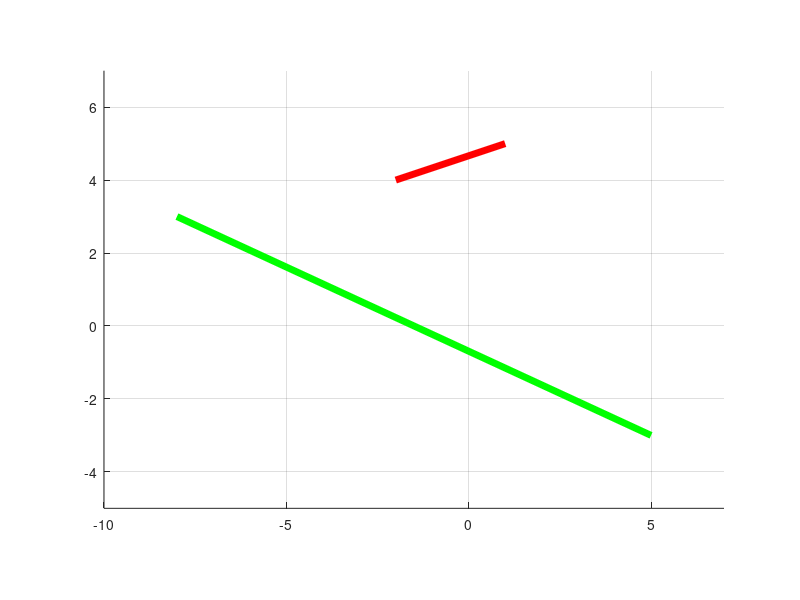
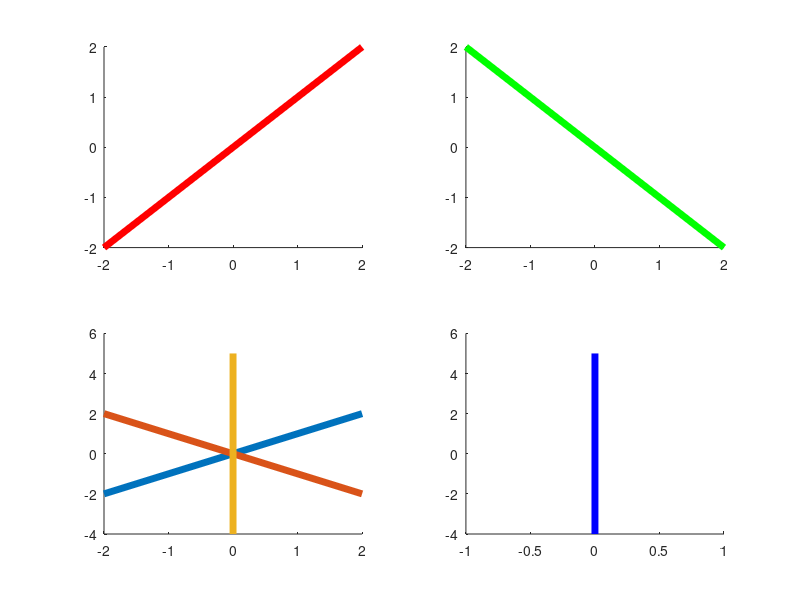
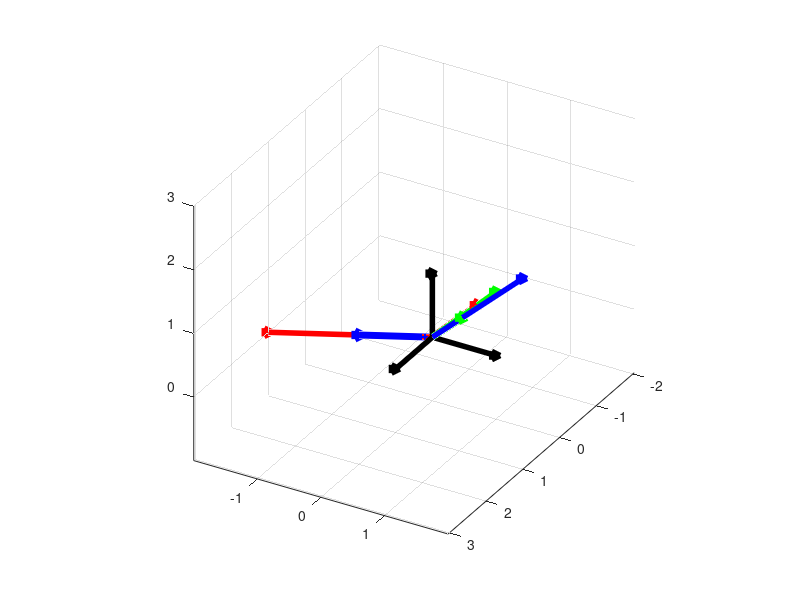
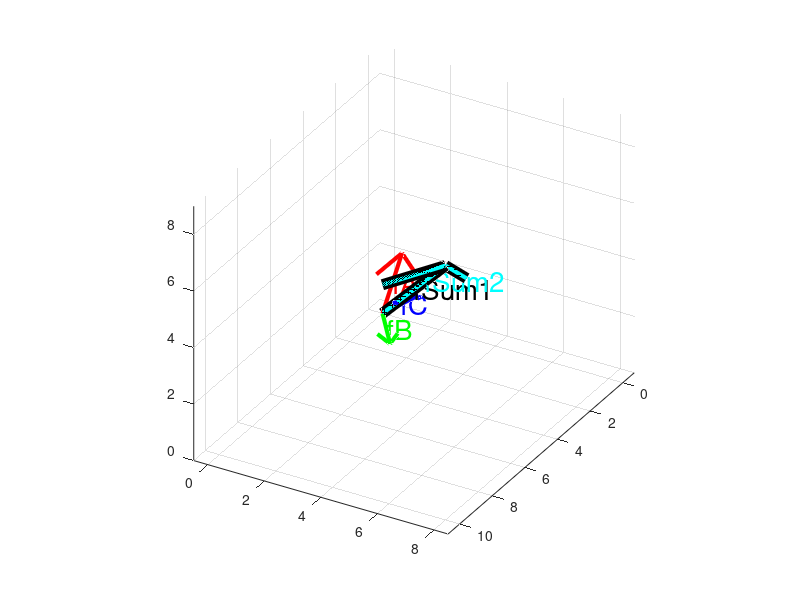

The MATLAB source for these figures, in order:
%% Algebra Test 1.


%% Task 1.
for i = 1 : 5
    x = randi(100);
    x
end


%% Task 2.
data = [1 2 3; 4 5 6; 7 8 9];
sz = size(data);
% Wrote sz(1):1:sz(1) to show, that we can use a step, not write the whole
% array
b = data(:, sz(1)-1:1:sz(1))


%% Task 3.
a = [-3 1 2; 1 0 -1; -4 3 0];
b = [-2 1; 1 -1; -10 -2];
answer = a ^ -1 * b


%% Task 4.
Ag = [2 1 -1 2; 2 3 -3 4; 8 3 2 2; 8 5 1 5];
Bg = [-4; -14; -1; -7];
Cg = [Ag Bg];
Dg = rref(Cg);
Xg = Dg(:, 5);
Xg


%% Task 5.
row1 = [0 5 3];
row2 = [4 5 7];
row3 = [3 3 2];
a = [row1; row2; row3]


%% Task 6.
figure
hold on
grid on
axis([-10 7 -5 7])
axis equal
line([1; -2], [5; 4], "Color", "r", "LineWidth", 5)
line([-8; 5], [3; -3], "Color", "g", "LineWidth", 5)
hold off


%% Task 7.
figure
subplot(2, 2, 1)
line([-2; 2], [-2; 2], "Color", "r", "LineWidth", 5)
subplot(2, 2, 2)
line([-2; 2], [2; -2], "Color", "g", "LineWidth", 5)
subplot(2, 2, 3)
line([-2, -2, 0; 2, 2, 0], [-2, 2, -4; 2, -2, 5], "LineWidth", 5)
subplot(2, 2, 4)
line([0; 0], [-4; 5], "Color", "b", "LineWidth", 5)


%% Task 8.
a = [4 4 5];
b = [0 7 9];
A = 2;
B = 3;
ans1 = isequal(A * (a + b), A * a + A * b)
ans2 = isequal((A + B) * b, A * b + B * b)
ans3 = isequal(A * (B * a), (A * B) * a)


%% Task 9.
a=[1 -2 0];
b=[0 1 1];
c=[1 2 2];


areComplanar = isequal(dot(cross(a, b), c), 0)


ortx = [1, 0, 0];
orty = [0, 1, 0];
ortz = [0, 0, 1];


orta = a / norm(a);
ortb = b / norm(b);
ortc = c / norm(c);


figure
hold on
grid on
axis equal


% Vectors.
line([0; a(1)], [0; a(2)], [0; a(3)], 'Color', 'r', 'LineWidth', 4)
plot3(a(1), a(2), a(3), '>', 'Color', 'r', 'LineWidth', 4)
line([0; b(1)], [0; b(2)], [0; b(3)], 'Color', 'g', 'LineWidth', 4)
plot3(b(1), b(2), b(3), '>', 'Color', 'g', 'LineWidth', 4)
line([0; c(1)], [0; c(2)], [0; c(3)], 'Color', 'b', 'LineWidth', 4)
plot3(c(1), c(2), c(3), '>', 'Color', 'b', 'LineWidth', 4)


% Coordinate orts.
line([0; ortx(1)], [0; ortx(2)], [0; ortx(3)], 'Color', 'k', 'LineWidth', 4)
plot3(ortx(1), ortx(2), ortx(3), '>', 'Color', 'k', 'LineWidth', 4)
line([0; orty(1)], [0; orty(2)], [0; orty(3)], 'Color', 'k', 'LineWidth', 4)
plot3(orty(1), orty(2), orty(3), '>', 'Color', 'k', 'LineWidth', 4)
line([0; ortz(1)], [0; ortz(2)], [0; ortz(3)], 'Color', 'k', 'LineWidth', 4)
plot3(ortz(1), ortz(2), ortz(3), '>', 'Color', 'k', 'LineWidth', 4)


% Vectors orts, colors are mixed for better vision.
line([0; orta(1)], [0; orta(2)], [0; orta(3)], 'Color', 'b', 'LineWidth', 5)
plot3(orta(1), orta(2), orta(3), '>', 'Color', 'b', 'LineWidth', 5)
line([0; ortb(1)], [0; ortb(2)], [0; ortb(3)], 'Color', 'r', 'LineWidth', 5)
plot3(ortb(1), ortb(2), ortb(3), '>', 'Color', 'r', 'LineWidth', 5)
line([0; ortc(1)], [0; ortc(2)], [0; ortc(3)], 'Color', 'g', 'LineWidth', 5)
plot3(ortc(1), ortc(2), ortc(3), '>', 'Color', 'g', 'LineWidth', 5)
view(120, 30)
hold off


%% Task 10.
a = [4 3 5];
b = [3 2 1];
c = [3 3 3];
sum1 = a + (b + c)
sum2 = (a + b) + c
areSumsEqual = isequal(a + (b + c), (a + b) + c)
figure
hold on
grid on
axis equal


quiver3(0, 0, 0, a(1), a(2), a(3), 1, "r", "LineWidth", 3)
text(a(1) / 2, a(2) / 2, a(3) / 2, "\bfA", "Color", "red", "FontSize", 20);


quiver3(0, 0, 0, b(1), b(2), b(3), 1, "g", "LineWidth", 3)
text(b(1) / 2, b(2) / 2, b(3) / 2, "\bfB", "Color", "green", "FontSize", 20);


quiver3(0, 0, 0, c(1), c(2), c(3), 1, "b", "LineWidth", 3)
text(c(1) / 2, c(2) / 2, c(3) / 2, "\bfC", "Color", "blue", "FontSize", 20);


% Black and cyan vector are same, so sums are equal.
quiver3(0, 0, 0, sum1(1), sum1(2), sum1(3), 1, "k", "LineWidth", 8)
text(sum1(1) / 2, sum1(2) / 2, sum1(3) / 2, "\bfSum1", "Color", "black", "FontSize", 20);


quiver3(0, 0, 0, sum2(1), sum2(2), sum2(3), 1, "c", "LineWidth", 3)
text(sum2(1) / 1.5, sum2(2) / 1.5, sum2(3) / 1.5, "\bfSum2", "Color", "cyan", "FontSize", 20);


view(120, 30)
hold off

